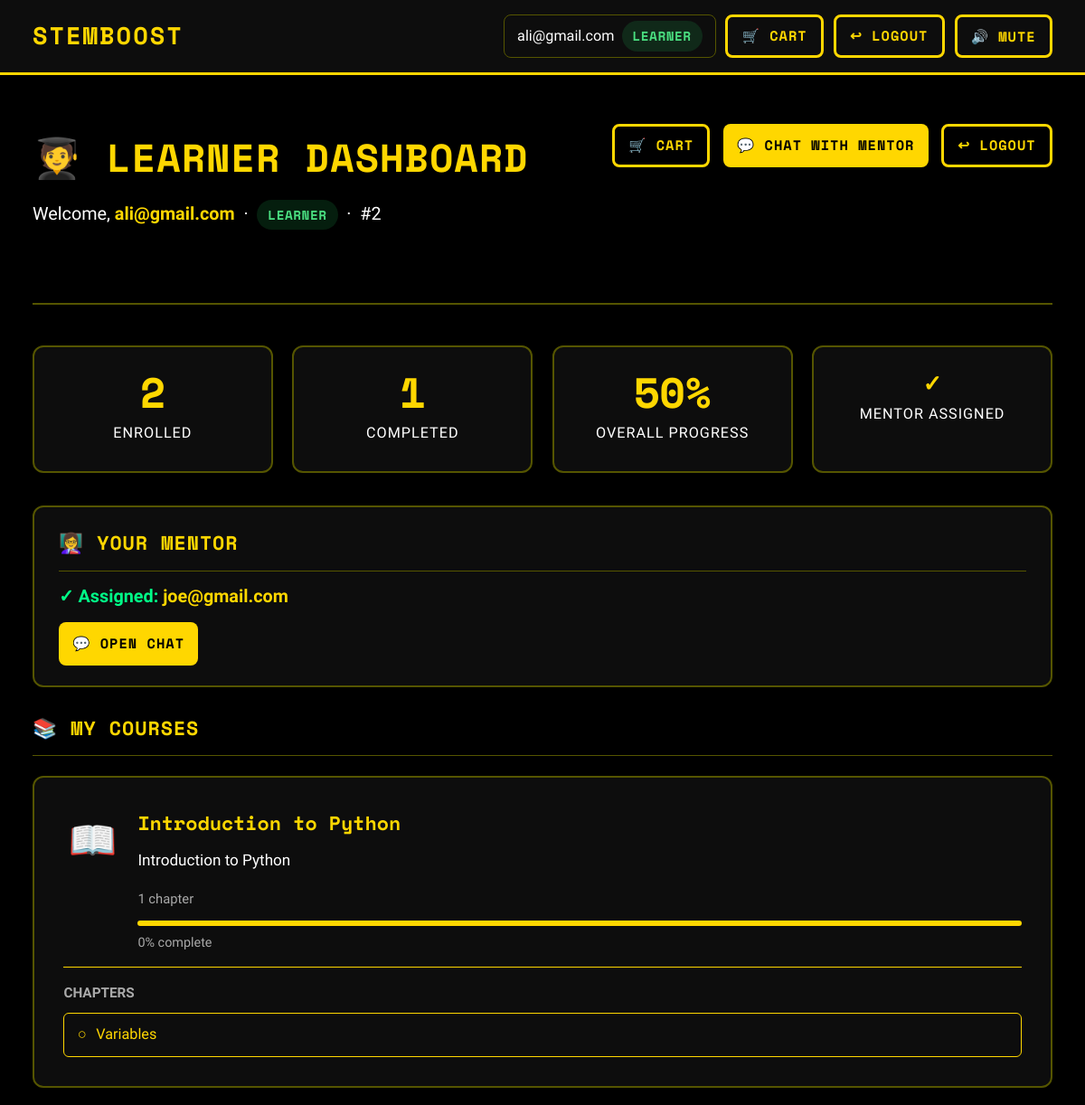
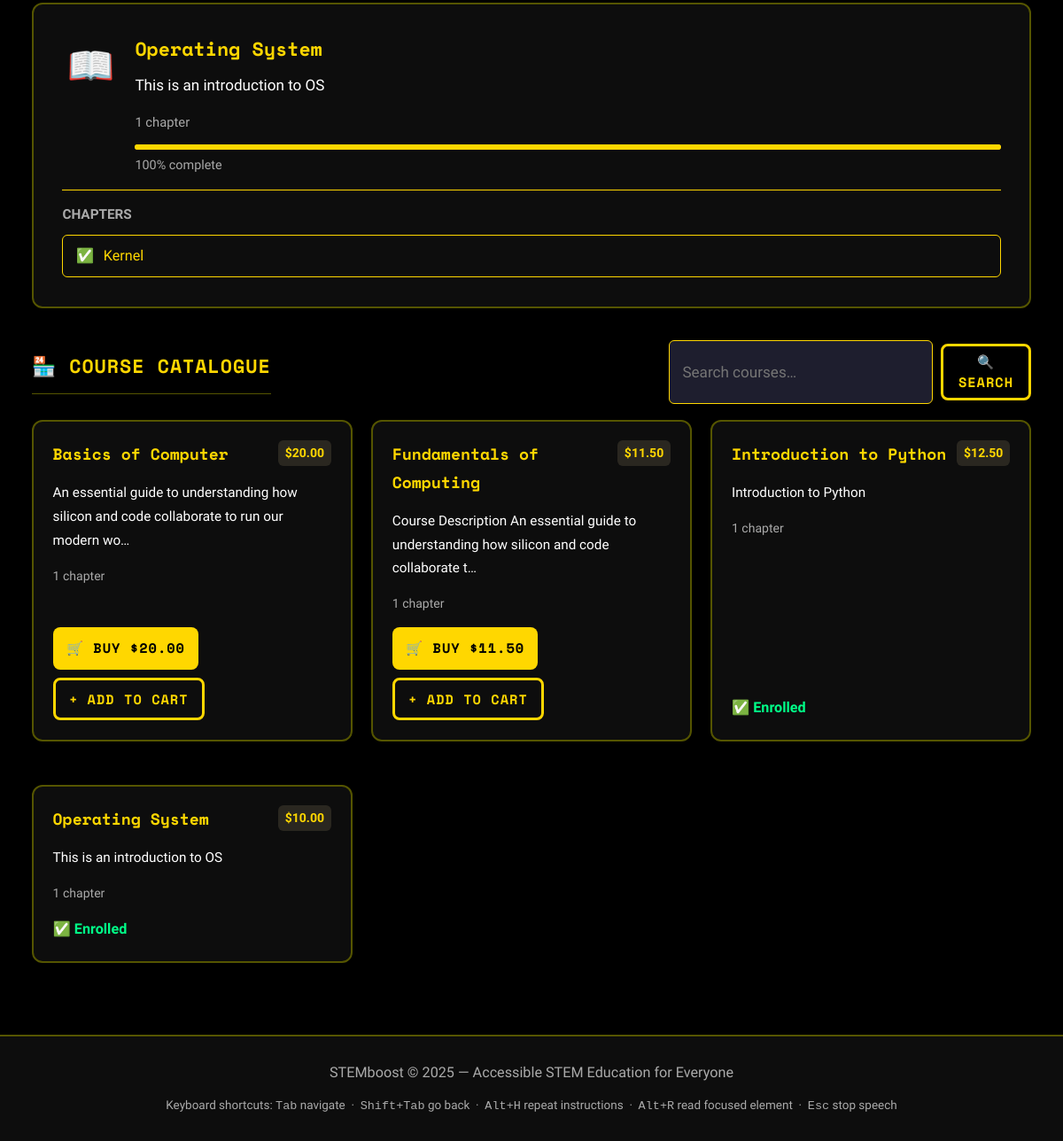
/learner/ (signed in), run on the app's committed database (2 pictures, top to bottom).
### core/models.py (models this page shows, shortened)
class User(AbstractBaseUser, PermissionsMixin):
    ROLE_LEARNER = 'learner'
    ROLE_MENTOR  = 'mentor'
    ROLE_ADMIN   = 'admin'
    ROLE_CHOICES = [
        (ROLE_LEARNER, 'Learner'),
        (ROLE_MENTOR,  'Mentor'),
        (ROLE_ADMIN,   'Admin'),
    ]
    id = models.BigAutoField(primary_key=True)
    email = models.EmailField(
        unique=True,
        db_index=True,
        verbose_name='Email Address',
    )
    role = models.CharField(
        max_length=10,
        choices=ROLE_CHOICES,
        default=ROLE_LEARNER,
        verbose_name='User Role',
    )
    is_active = models.BooleanField(default=True)
    is_staff  = models.BooleanField(default=False)
    date_joined = models.DateTimeField(auto_now_add=True)
    objects = UserManager()
    USERNAME_FIELD  = 'email'
    REQUIRED_FIELDS = ['role']
    class Meta:
        db_table = 'stemboost_users'
        verbose_name = 'User'
        verbose_name_plural = 'Users'
        ordering = ['-date_joined']
    @property
    def userid(self):
        return self.id

class Course(models.Model):
    title       = models.CharField(max_length=200)
    description = models.TextField(blank=True)
    price       = models.DecimalField(
        max_digits=8, decimal_places=2, default=0.00,
        help_text='Set to 0.00 for a free course.'
    )
    created_by  = models.ForeignKey(
        User, on_delete=models.SET_NULL, null=True,
        related_name='created_courses', limit_choices_to={'role': 'admin'}
    )
    created_at  = models.DateTimeField(auto_now_add=True)
    updated_at  = models.DateTimeField(auto_now=True)
    class Meta:
        ordering = ['-created_at']
    def get_chapter_count(self):
        return self.chapters.count()

class Chapter(models.Model):
    course            = models.ForeignKey(Course, on_delete=models.CASCADE, related_name='chapters')
    title             = models.CharField(max_length=200)
    content           = models.TextField(help_text='Text content of this chapter')
    image             = models.ImageField(upload_to='chapter_images/', blank=True, null=True)
    image_description = models.TextField(
        blank=True,
        help_text='Auto-generated image description (populated when image is uploaded)'
    )
    order             = models.PositiveIntegerField(default=0)
    created_at        = models.DateTimeField(auto_now_add=True)
    updated_at        = models.DateTimeField(auto_now=True)
    class Meta:
        ordering = ['order', 'created_at']

### core/views/decorators.py (the view)
        @login_required
        def wrapped(request, *args, **kwargs):
            if request.user.role != role:
                return redirect(request.user.get_dashboard_url())
            return view_func(request, *args, **kwargs)

### core/services/commerce.py (called while the page is built)
    @staticmethod
    def get_cart_count(learner: "User") -> int:
        return CartItem.objects.filter(learner=learner).count()

    @staticmethod
    def get_enrolled_course_ids(learner: "User") -> set[int]:
        return set(
            Enrollment.objects.filter(learner=learner)
            .values_list("course_id", flat=True)
        )

### core/services/messaging.py (called while the page is built)
    @staticmethod
    def get_assigned_mentor(learner: "User") -> "User | None":
        try:
            return learner.mentor_assignment.mentor
        except MentorAssignment.DoesNotExist:
            return None

### core/services/progress.py (called while the page is built)
    @staticmethod
    def get_completed_chapter_ids(learner: "User") -> set:
        return set(
            ChapterCompletion.objects.filter(learner=learner)
            .values_list("chapter_id", flat=True)
        )

    @classmethod
    def build_enrolled_courses_snapshot(cls, learner: "User") -> list:
        from ..models import Enrollment
        enrolled_ids = Enrollment.objects.filter(learner=learner).values_list(
            "course_id", flat=True
        )
        courses_qs = Course.objects.filter(
            id__in=enrolled_ids
        ).prefetch_related("chapters")
        return cls.build_courses_snapshot(learner, courses_qs)

    @staticmethod
    def compute_overall_stats(courses_snapshot: list) -> dict:
        total     = len(courses_snapshot)
        completed = sum(1 for c in courses_snapshot if c["progress"] == 100)
        average   = (
            round(sum(c["progress"] for c in courses_snapshot) / total)
            if total else 0
        )
        return {
            "total_courses":    total,
            "completed_count":  completed,
            "overall_progress": average,
        }

### core/templates/core/dashboard_learner.html (shortened to what this page needs)
{% extends 'core/base.html' %}
{% block main_class %}class="wide"{% endblock %}
{% block content %}
<div role="region" aria-labelledby="dashboard-heading">
  <div class="dashboard-header">
    <div>
      <h1 id="dashboard-heading" class="page-heading">🧑‍🎓 Learner Dashboard</h1>
      <p class="page-subheading">
        Welcome, <strong style="color:var(--yellow);">{{ user.email }}</strong>
        &nbsp;·&nbsp; <span class="badge badge-learner">Learner</span>
        &nbsp;·&nbsp; #{{ user.userid }}
      </p>
    </div>
    <div style="display:flex;gap:0.8rem;flex-wrap:wrap;align-items:center;">
      <a href="{% url 'cart_view' %}" class="btn btn-secondary btn-sm"
         aria-label="View shopping cart ({{ cart_count }} item{{ cart_count|pluralize }})">
        🛒 Cart{% if cart_count %} <span style="background:var(--yellow);color:#000;border-radius:10px;padding:0 6px;font-size:0.8rem;margin-left:4px;">{{ cart_count }}</span>{% endif %}
      </a>
      <a href="{% url 'learner_chat' %}" class="btn btn-primary btn-sm">💬 Chat with Mentor</a>
      <a href="{% url 'logout' %}" class="btn btn-secondary btn-sm">↩ Logout</a>
    </div>
  </div>
  <div class="stats-grid" role="region" aria-label="Your learning statistics">
    <div class="stat-card"><div class="stat-number">{{ total_courses }}</div><div class="stat-label">Enrolled</div></div>
    <div class="stat-card"><div class="stat-number">{{ completed_count }}</div><div class="stat-label">Completed</div></div>
    <div class="stat-card"><div class="stat-number">{{ overall_progress }}%</div><div class="stat-label">Overall Progress</div></div>
    <div class="stat-card">
      <div class="stat-number" style="font-size:1.4rem;">{% if mentor %}✓{% else %}—{% endif %}</div>
      <div class="stat-label">Mentor Assigned</div>
    </div>
  </div>
  <div class="card" style="padding:1.2rem 1.5rem;margin-bottom:1.5rem;">
    <h2 class="section-heading" style="margin-bottom:0.6rem;">👩‍🏫 Your Mentor</h2>
    {% if mentor %}
      <p style="color:var(--green);font-weight:600;">✓ Assigned: <span style="color:var(--text-primary);">{{ mentor.email }}</span></p>
      <a href="{% url 'learner_chat' %}" class="btn btn-primary btn-sm" style="margin-top:0.6rem;">💬 Open Chat</a>
    {% else %}
      <p style="color:var(--yellow);">⏳ Please wait until the admin assigns you with a mentor.</p>
    {% endif %}
  </div>
  <section aria-labelledby="enrolled-heading" style="margin-bottom:2rem;">
    <h2 id="enrolled-heading" class="section-heading">📚 My Courses</h2>
    {% if enrolled_courses %}
    <div class="course-list" role="list">
      {% for course in enrolled_courses %}
      <div class="course-card" role="listitem" style="flex-direction:column;align-items:stretch;gap:0.8rem;">
        <div style="display:flex;align-items:flex-start;gap:1rem;">
          <span class="course-icon" aria-hidden="true">📖</span>
          <div style="flex:1;">
            <div class="course-title">{{ course.title }}</div>
            <div class="course-desc">{{ course.description|truncatechars:120 }}</div>
            <div style="font-size:0.82rem;color:var(--text-muted);margin-top:0.3rem;">
              {{ course.chapter_count }} chapter{{ course.chapter_count|pluralize }}
            </div>
            <div class="progress-bar-wrap" role="progressbar"
                 aria-valuenow="{{ course.progress }}" aria-valuemin="0" aria-valuemax="100"
                 aria-label="{{ course.title }} — {{ course.progress }}% complete"
                 style="margin-top:0.6rem;">
              <div class="progress-bar-fill" style="width:{{ course.progress }}%;"></div>
            </div>
            <div class="progress-label">{{ course.progress }}% complete</div>
          </div>
        </div>
        {% if course.chapters %}
        <div style="border-top:1px solid var(--border);padding-top:0.8rem;">
          <p style="font-size:0.85rem;color:var(--text-muted);margin-bottom:0.5rem;font-weight:600;">CHAPTERS</p>
          <div style="display:flex;flex-direction:column;gap:0.4rem;">
            {% for ch in course.chapters %}
            <a href="{% url 'chapter_view' ch.id %}"
               style="display:flex;align-items:center;gap:0.6rem;padding:0.5rem 0.8rem;
                      border-radius:6px;border:1px solid var(--border);
                      background:var(--surface);color:var(--text-primary);
                      text-decoration:none;font-size:0.9rem;transition:border-color 0.2s;"
               aria-label="{{ ch.title }}{% if ch.is_completed %} — completed{% endif %}">
              <span>{% if ch.is_completed %}✅{% else %}○{% endif %}</span>
              <span>{{ ch.title }}</span>
            </a>
            {% endfor %}
          </div>
        </div>
        {% endif %}
      </div>
      {% endfor %}
    </div>
    {% else %}
    <div class="card" style="text-align:center;padding:2rem;">
      <p style="color:var(--text-secondary);">You are not enrolled in any courses yet. Browse the catalogue below to get started!</p>
    </div>
    {% endif %}
  </section>
  <section aria-labelledby="catalogue-heading">
    <div style="display:flex;justify-content:space-between;align-items:center;flex-wrap:wrap;gap:1rem;margin-bottom:1rem;">
      <h2 id="catalogue-heading" class="section-heading" style="margin:0;">🏪 Course Catalogue</h2>
      <form method="get" action="{% url 'learner_dashboard' %}#catalogue-heading" role="search"
            style="display:flex;gap:0.5rem;align-items:center;">
        <input type="search" name="q" value="{{ query }}"
               class="form-input" placeholder="Search courses…"
               aria-label="Search courses"
               style="padding:0.45rem 0.8rem;min-width:180px;">
        <button type="submit" class="btn btn-secondary btn-sm">🔍 Search</button>
      </form>
    </div>
    {% if catalogue %}
    <div style="display:grid;grid-template-columns:repeat(auto-fill,minmax(280px,1fr));gap:1.2rem;">
      {% for course in catalogue %}
      <div class="card" style="padding:1.2rem;display:flex;flex-direction:column;gap:0.8rem;">
        <div>
          <div style="display:flex;justify-content:space-between;align-items:flex-start;gap:0.5rem;margin-bottom:0.4rem;">
            <div class="course-title" style="font-size:1rem;">{{ course.title }}</div>
            {% if course.is_free %}
              <span style="background:rgba(34,197,94,0.15);color:var(--green);
                           border-radius:6px;padding:2px 8px;font-size:0.78rem;font-weight:700;white-space:nowrap;">
                FREE
              </span>
            {% else %}
              <span style="background:rgba(249,226,175,0.12);color:var(--yellow);
                           border-radius:6px;padding:2px 8px;font-size:0.78rem;font-weight:700;white-space:nowrap;">
                ${{ course.price }}
              </span>
            {% endif %}
          </div>
          <div class="course-desc" style="font-size:0.85rem;">{{ course.description|truncatechars:90 }}</div>
          <div style="font-size:0.78rem;color:var(--text-muted);margin-top:0.3rem;">
            {{ course.chapter_count }} chapter{{ course.chapter_count|pluralize }}
          </div>
        </div>
        <div style="display:flex;gap:0.5rem;flex-wrap:wrap;margin-top:auto;">
          {% if course.is_enrolled %}
            <span style="color:var(--green);font-size:0.9rem;font-weight:600;align-self:center;">✅ Enrolled</span>
          {% else %}
            <a href="{% url 'checkout_single' course.id %}" class="btn btn-primary btn-sm"
               aria-label="Buy {{ course.title }} for ${{ course.price }}">
              🛒 Buy ${{ course.price }}
            </a>
            {% if not course.in_cart %}
            <form method="post" action="{% url 'cart_add' course.id %}">
              <button type="submit" class="btn btn-secondary btn-sm"
                      aria-label="Add {{ course.title }} to cart">
                + Add to Cart
              </button>
            </form>
            {% else %}
            <a href="{% url 'cart_view' %}" class="btn btn-secondary btn-sm"
               style="color:var(--yellow);"
               aria-label="{{ course.title }} is in your cart — click to view cart">
              🛒 In Cart
            </a>
            {% endif %}
          {% endif %}
        </div>
      </div>
      {% endfor %}
    </div>
    {% endif %}
  </section>
</div>
{% endblock %}

### core/templates/core/base.html (shortened to what this page needs)
{% load static %}<!DOCTYPE html>
<html lang="en">
<head>
  <link rel="stylesheet" href="{% static 'core/css/style.css' %}">
</head>
<body>
  <header role="banner">
    <nav role="navigation" aria-label="Main site navigation">
      <div class="nav-brand" aria-label="STEMboost – Accessible STEM Learning Platform">
        STEMboost
      </div>
      <div class="nav-links" role="menubar" aria-label="User actions" style="display:flex;align-items:center;gap:0.6rem;flex-wrap:wrap;">
        {% if user.is_authenticated %}
        <span class="nav-user"
              aria-label="Logged in as {{ user.email }}, role: {{ user.role }}">
          {{ user.email }}&nbsp;
          <span class="badge badge-{{ user.role }}" aria-hidden="true">{{ user.role|upper }}</span>
        </span>
        {% if user.role == 'learner' %}
        <a href="{% url 'cart_view' %}"
           class="btn btn-secondary btn-sm"
           role="menuitem"
           aria-label="Shopping cart"
           id="nav-cart-btn">
          🛒 Cart
        </a>
        {% endif %}
        <a href="{% url 'logout' %}"
           class="btn btn-secondary btn-sm"
           role="menuitem"
           aria-label="Logout from STEMboost">
          ↩ Logout
        </a>
        {% endif %}
        <button id="btn-mute-toggle"
                class="btn btn-secondary btn-sm"
                aria-label="Mute audio"
                aria-pressed="false"
                title="Mute or unmute spoken audio"
                type="button"
                style="min-width:90px;">
        </button>
      </div>
    </nav>
  </header>
  <main id="main-content"
        role="main"
        {% block main_class %}{% endblock %}>
    {% block content %}{% endblock %}
  </main>
  <footer role="contentinfo">
    <p>STEMboost &copy; 2025 &mdash; Accessible STEM Education for Everyone</p>
    <p>
      <small>
        Keyboard shortcuts:
        <kbd>Tab</kbd> navigate &nbsp;·&nbsp;
        <kbd>Shift+Tab</kbd> go back &nbsp;·&nbsp;
        <kbd>Alt+H</kbd> repeat instructions &nbsp;·&nbsp;
        <kbd>Alt+R</kbd> read focused element &nbsp;·&nbsp;
        <kbd>Esc</kbd> stop speech
      </small>
    </p>
  </footer>
</body>
</html>

### data on the page
User: email "ali@gmail.com", role "LEARNER", userid "2"
User: email "joe@gmail.com"
Course: title "Introduction to Python", description "Introduction to Python", title "Introduction to Python", price "12.50", description "Introduction to Python"
Chapter: title "Variables"
Course: title "Operating System", description "This is an introduction to OS", title "Operating System", price "10.00", description "This is an introduction to OS"
Chapter: title "Kernel"
Course: title "Basics of Computer", price "20.00", description "An essential guide to understanding how silicon and code collaborate to run our modern wo…", price "20.00"
Course: title "Fundamentals of Computing", price "11.50", description "Course Description An essential guide to understanding how silicon and code collaborate t…", price "11.50"

### other printed values
{{ total_courses }} "2"
{{ completed_count }} "1"
{{ overall_progress }} "50"
{{ course.chapter_count }} "1" "1"
{{ course.progress }} "0" "100"
{{ course.chapter_count }} "1" "1" "1" "1"
